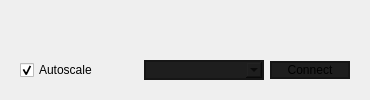
         <widget class="QWidget" name="telemetryPage">
          <layout class="QVBoxLayout" name="verticalLayout_9">
           <item>
            <widget class="QWidget" name="centralContainer" native="true">
             <layout class="QVBoxLayout" name="verticalLayout_10">
              <item>
               <widget class="QCustomPlot" name="customPlot" native="true"/>
              </item>
             </layout>
            </widget>
           </item>
           <item>
            <widget class="QWidget" name="bottomContainer" native="true">
             <property name="maximumSize">
              <size>
               <width>16777215</width>
               <height>50</height>
              </size>
             </property>
             <property name="styleSheet">
              <string notr="true"/>
             </property>
             <layout class="QHBoxLayout" name="horizontalLayout_4">
              <item>
               <widget class="QCheckBox" name="autoScaleSelectorCheckBox">
                <property name="styleSheet">
                 <string notr="true"/>
                </property>
                <property name="text">
                 <string>Autoscale</string>
                </property>
                <property name="checked">
                 <bool>true</bool>
                </property>
               </widget>
              </item>
              <item>
               <spacer name="horizontalSpacer_4">
                <property name="orientation">
                 <enum>Qt::Horizontal</enum>
                </property>
                <property name="sizeHint" stdset="0">
                 <size>
                  <width>40</width>
                  <height>20</height>
                 </size>
                </property>
               </spacer>
              </item>
              <item>
               <widget class="QComboBox" name="comPortSelector">
                <property name="minimumSize">
                 <size>
                  <width>120</width>
                  <height>0</height>
                 </size>
                </property>
                <property name="styleSheet">
                 <string notr="true">background-color: rgb(30,30,30);
border: 2px solid rgb(22, 22, 22);</string>
                </property>
               </widget>
              </item>
              <item>
               <widget class="QPushButton" name="serialConnectDisconnectButton">
                <property name="minimumSize">
                 <size>
                  <width>80</width>
                  <height>0</height>
                 </size>
                </property>
                <property name="styleSheet">
                 <string notr="true">QPushButton {
text-align: center;
background-color: rgb(30,30,30);
border: 2px solid rgb(22, 22, 22);
}

QPushButton:pressed {
    background-color: rgb(40, 40, 40);
}</string>
                </property>
                <property name="text">
                 <string>Connect</string>
                </property>
               </widget>
              </item>
             </layout>
            </widget>
           </item>
          </layout>
         </widget>
